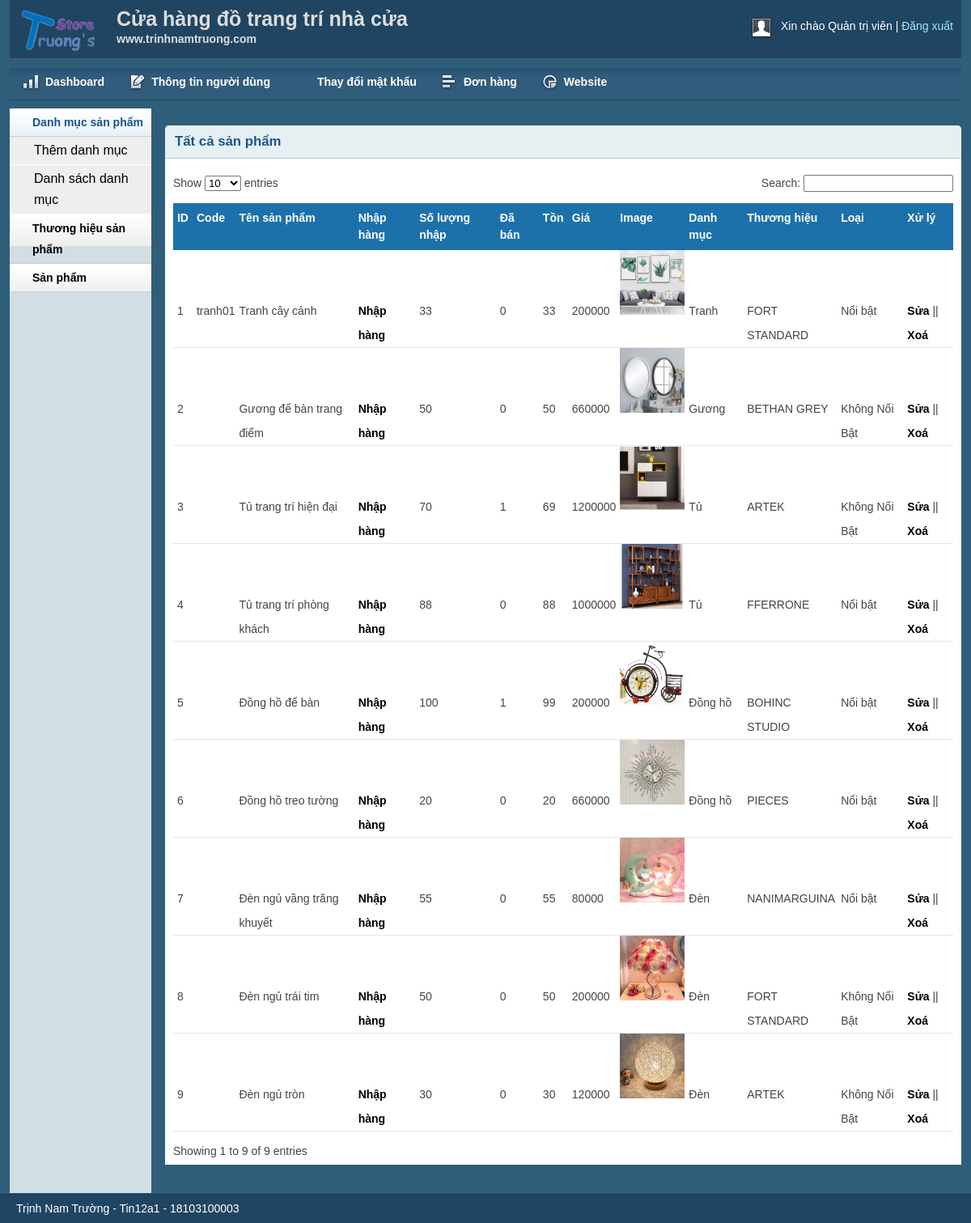
The page /admin/productlist.php (signed in) on the database its author committed.
### tables this page shows
CREATE TABLE `tbl_product` (
  `productId` int(11) NOT NULL,
  `productName` tinytext NOT NULL,
  `product_code` varchar(200) NOT NULL,
  `productQuantity` varchar(50) NOT NULL,
  `product_soldout` varchar(50) NOT NULL DEFAULT '0',
  `product_remain` varchar(50) NOT NULL,
  `catId` int(11) NOT NULL,
  `brandId` int(11) NOT NULL,
  `product_desc` text NOT NULL,
  `type` int(11) NOT NULL,
  `price` varchar(255) NOT NULL,
  `image` varchar(255) NOT NULL
);

CREATE TABLE `tbl_category` (
  `catId` int(11) NOT NULL,
  `catName` varchar(255) NOT NULL
);

CREATE TABLE `tbl_brand` (
  `brandId` int(11) NOT NULL,
  `brandName` varchar(255) NOT NULL
);

### lib/database.php (called while the page is built, shortened)
<?php
Class Database extends PDO{
   public $host   = DB_HOST;
   public $user   = DB_USER;
   public $pass   = DB_PASS;
   public $dbname = DB_NAME;
   public $link;
private function connectDB(){
   $this->link = new mysqli($this->host, $this->user, $this->pass,
    $this->dbname);
 }
public function select($query){
  $result = $this->link->query($query) or
   die($this->link->error.__LINE__);
  if($result->num_rows > 0){
    return $result;
  } else {
    return false;
  }
 }
}

### classes/product.php (called while the page is built, shortened)
<?php
	$filepath = realpath(dirname(__FILE__));
	include_once ($filepath.'/../lib/database.php');
?>
<?php
	class product
	{
		private $db;
		public function __construct()
		{
			$this->db = new Database();
		}
		public function show_product()
		{
			$query =
			"SELECT tbl_product.*, tbl_category.catName, tbl_brand.brandName
			 FROM tbl_product INNER JOIN tbl_category ON tbl_product.catId = tbl_category.catId
								INNER JOIN tbl_brand ON tbl_product.brandId = tbl_brand.brandId
			 order by tbl_product.productId desc ";
			$result = $this->db->select($query);
			return $result;
		}
	}
 ?>

### admin/productlist.php (the view, shortened to what this page needs)
<?php include 'inc/header.php';?>
<?php include 'inc/sidebar.php';?>
<?php include '../classes/cart.php';  ?>
<?php include '../classes/product.php';  ?>
<?php
	$pd = new product();
 ?>
<div class="grid_10">
    <div class="box round first grid">
        <h2>Tất cả sản phẩm</h2>
        <div class="block">
            <table class="data display datatable" id="example">
			<thead>
				<tr>
					<th>ID</th>
					<th>Code</th>
					<th>Tên sản phẩm</th>
					<th>Nhập hàng</th>
					<th>Số lượng nhập</th>
					<th>Đã bán</th>
					<th>Tồn</th>
					<th>Giá</th>
					<th>Image</th>
					<th>Danh mục</th>
					<th>Thương hiệu</th>
					<th>Loại</th>
					<th>Xử lý</th>
				</tr>
			</thead>
			<tbody>
				<?php
				$pdlist = $pd->show_product();
				$i = 0;
					if($pdlist){
							while ($result = $pdlist->fetch_assoc()){
								$i++;
				 ?>
				<tr class="odd gradeX">
					<td><?php echo $i ?></td>
					<td><?php echo $result['product_code'] ?></td>
					<td><?php echo $result['productName'] ?></td>
					<td><a href="productmorequantity.php?productid=<?php echo $result['productId'] ?>">Nhập hàng</a></td>
					<td>
						<?php echo $result['productQuantity'] ?>
					</td>
					<td>
						<?php echo $result['product_soldout'] ?>
					</td>
					<td>
						<?php echo $result['product_remain'] ?>
					</td>
					<td><?php echo $result['price'] ?></td>
					<td><img src="uploads/<?php echo $result['image'] ?>" width="80"></td>
					<td><?php echo $result['catName'] ?></td>
					<td><?php echo $result['brandName'] ?></td>
					<td><?php
						if($result['type']==0){
							echo 'Nổi bật';
						}else{
							echo 'Không Nổi Bật';
						}
					?></td>
					<td><a href="productedit.php?productid=<?php echo $result['productId'] ?>">Sửa</a> || <a href="?productid=<?php echo $result['productId'] ?>">Xoá</a></td>
				</tr>
				<?php
					}
				}
				?>
			</tbody>
		</table>
       </div>
    </div>
</div>
<?php include 'inc/footer.php';?>

### admin/css/layout.css (style rules this page uses)
body { background: #fff none repeat scroll 0 0; color: #444; font-size: 14px; padding: 0; }
a { color: #000; font-weight:bold; text-decoration: none; }
h1, h2, h3, h4, h5, h6 { line-height:1.2em; margin-bottom:.3em; }
h2 { margin-top:1em; }
.box { background:#fff; margin-bottom:20px; padding:10px 10px 10px 10px; margin-left:-8px; }
.box.grid { padding-bottom:40px; }
.box.round { -moz-border-radius: 5px 5px 0px 0px; -webkit-border-radius: 5px 5px 0px 0px; border-radius: 5px 5px 0px 0px; }
.box h2 { font-size:1.2em; font-weight:bold; color:#1B548D; background:#E6F0F3; margin:-10px -10px 0 -10px; padding:10px 12px; border-bottom:1px solid #B3CBD6; -moz-border-radius: 5px 5px 0px 0px; -webkit-border-radius: 5px 5px 0px 0px; border-radius: 5px 5px 0px 0px; }
.box.first { min-height: 406px; }
.block { padding-top:20px; }
.block { padding-bottom:1px; }
table.display { margin: 0 auto; clear: both; width: 100%; }
table#example th { background: #1d71ab !important; }
.sorting_asc { background: #cf4a45 url(../img/table/sort_asc.png) no-repeat center right; padding:8px 5px; text-align:left; color:#fff; }
.sorting { background:#8f8f8f url(../img/table/sort_both.png) no-repeat center right; padding:8px 5px; text-align:left; color:#fff; }
tr.odd { height: 30px; line-height: 30px; border-bottom:1px solid #e6e6e6; }
tr.even { height: 30px; line-height: 30px; border-bottom:1px solid #e6e6e6; }
tr.odd td, tr.even td { padding-left:5px; }

### rows shown on the page
tbl_product: product_code "tranh01", productName "Tranh cây cảnh", productQuantity "33", product_soldout "0", product_remain "33", price "200000", image (picture), catId.catName "Tranh", brandId.brandName "FORT STANDARD", type "Nổi bật"
tbl_product: productName "Gương để bàn trang điểm", productQuantity "50", product_soldout "0", product_remain "50", price "660000", image (picture), catId.catName "Gương", brandId.brandName "BETHAN GREY", type "Không Nổi Bật"
tbl_product: productName "Tủ trang trí hiện đại", productQuantity "70", product_soldout "1", product_remain "69", price "1200000", image (picture), catId.catName "Tủ", brandId.brandName "ARTEK", type "Không Nổi Bật"
tbl_product: productName "Tủ trang trí phòng khách", productQuantity "88", product_soldout "0", product_remain "88", price "1000000", image (picture), catId.catName "Tủ", brandId.brandName "FFERRONE", type "Nổi bật"
tbl_product: productName "Đồng hồ để bàn", productQuantity "100", product_soldout "1", product_remain "99", price "200000", image (picture), catId.catName "Đồng hồ", brandId.brandName "BOHINC STUDIO", type "Nổi bật"
tbl_product: productName "Đồng hồ treo tường", productQuantity "20", product_soldout "0", product_remain "20", price "660000", image (picture), catId.catName "Đồng hồ", brandId.brandName "PIECES", type "Nổi bật"
tbl_product: productName "Đèn ngủ vầng trăng khuyết", productQuantity "55", product_soldout "0", product_remain "55", price "80000", image (picture), catId.catName "Đèn", brandId.brandName "NANIMARGUINA", type "Nổi bật"
tbl_product: productName "Đèn ngủ trái tim", productQuantity "50", product_soldout "0", product_remain "50", price "200000", image (picture), catId.catName "Đèn", brandId.brandName "FORT STANDARD", type "Không Nổi Bật"
tbl_product: productName "Đèn ngủ tròn", productQuantity "30", product_soldout "0", product_remain "30", price "120000", image (picture), catId.catName "Đèn", brandId.brandName "ARTEK", type "Không Nổi Bật"
